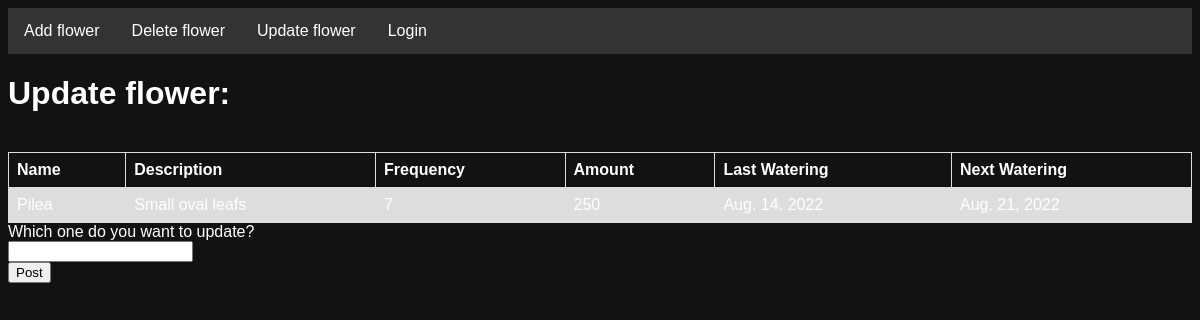
/flower_app/updateflower/, run on an earlier commit of the app's database.
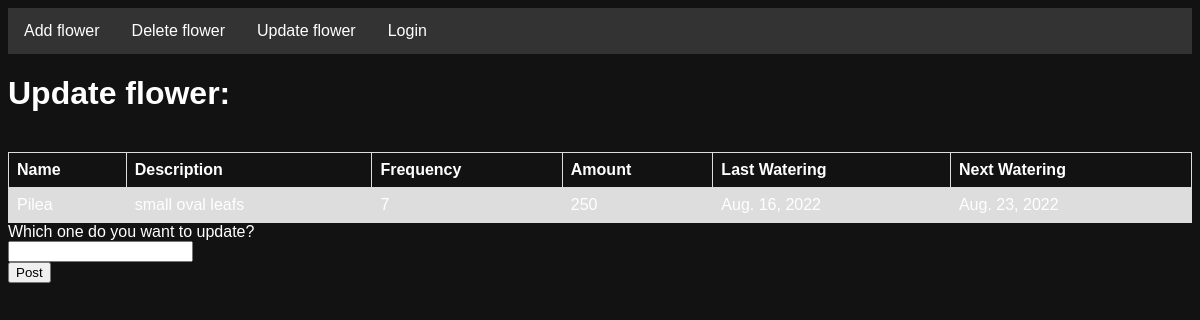
And on a later commit of the database.
### flower_app/models.py (models this page shows)
class Flower(models.Model):
    id = models.AutoField(primary_key = True)
    name = models.CharField(max_length=25)
    description = models.CharField(max_length=150)
    frequency = models.IntegerField()
    amount = models.IntegerField()
    last_watering = models.DateField()
    next_watering = models.DateField()

### flower_app/views.py (the view)
# urls.py: path('updateflower/', views.update_flower),
def update_flower(request):
    data = Flower.objects.all()
    flo = {
        'flower_number': data
    }
    if request.method == 'POST':
        f = Flower()
        f.name = request.POST.get('name')
        return render(request, 'updateflower.html', flo)
    return render(request, 'updateflower.html', flo)

### flower_app/templates/updateflower.html (shortened to what this page needs)
<!DOCTYPE html>
<html lang="en">
<head>
    {% load static %}
    <link rel="stylesheet" href="{% static 'style.css/'%}" />
</head>
<body>
<ul>
    <li><a class="" href = "/flower_app/addflower/"> Add flower </a></li>
    <li><a class="" href = "/flower_app/deleteflower/"> Delete flower </a></li>
    <li><a class="" href = "/flower_app/updateflower/"> Update flower </a></li>
    {% if user.is_authenticated %}
        <li><a class="" href = "/flower_app/logout_user/"> Logout </a></li>
    {% else %}
    <li><a class="" href = "/flower_app/login_user/"> Login </a></li>
    {% endif %}
</ul>
<h1> Update flower:  </h1>
    <table>
        <tr>
            <th> Name </th>
            <th> Description </th>
            <th> Frequency </th>
            <th> Amount </th>
            <th> Last Watering </th>
            <th> Next Watering </th>
        </tr>
        {% for f in flower_number %}
        <tr>
            <td> {{ f.name }} </td>
            <td> {{ f.description }}</td>
            <td> {{ f.frequency }}</td>
            <td> {{ f.amount }}</td>
            <td> {{ f.last_watering }}</td>
            <td> {{ f.next_watering }}</td>
        </tr>
    <br />
    {% endfor %}
    </table>
<form method = "POST">
    Which one do you want to update?<br/>
    <input type="text" name="name" /> <br/>
    <input type="submit" value="Post" />
</form>
</body>
</html>

What changed in the data, as far as the page shows it:
changed Flower "Pilea": description "Small oval leafs" → "small oval leafs"; last_watering "Aug. 14, 2022" → "Aug. 16, 2022"; next_watering "Aug. 21, 2022" → "Aug. 23, 2022"
